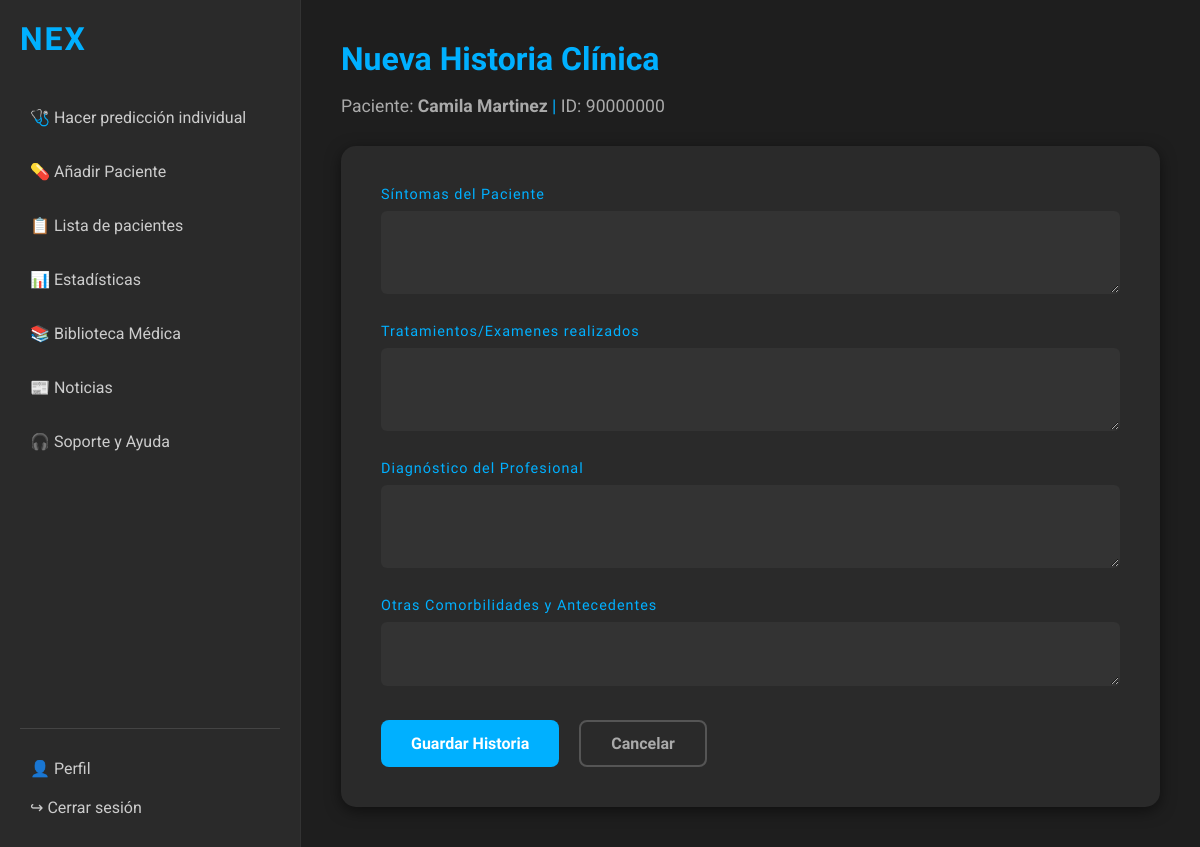
/agregar_historia_clinica/15/, run on the app's committed database.
### myapp/models.py (models this page shows, shortened)
class Paciente(models.Model):
    TIPO_ID_CHOICES = (
        ('CC', 'Cédula de Ciudadanía'),
        ('TI', 'Tarjeta de Identidad'),
        ('CE', 'Cédula de Extranjería'),
        ('PA', 'Pasaporte'),
    )
    ESTADO_CIVIL_CHOICES = (
        ('SOLTERO', 'Soltero/a'),
        ('CASADO', 'Casado/a'),
        ('DIVORCIADO', 'Divorciado/a'),
        ('VIUDO', 'Viudo/a'),
        ('UNION_LIBRE', 'Unión Libre'),
    )
    SEXO_CHOICES = (
        ('M', 'Masculino'),
        ('F', 'Femenino'),
        ('O', 'Otro'),
    )
    tipo_identificacion = models.CharField(
        max_length=3,
        choices=TIPO_ID_CHOICES,
        default='CC',
        verbose_name="Tipo de Identificación"
    )
    numero_identificacion = models.CharField(
        max_length=20,
        unique=True,
        verbose_name="Número de Identificación"
    )
    primer_nombre = models.CharField(max_length=100, verbose_name="Primer Nombre")
    segundo_nombre = models.CharField(
        max_length=100,
        blank=True,
        null=True,
        verbose_name="Segundo Nombre"
    )
    primer_apellido = models.CharField(max_length=100, verbose_name="Primer Apellido")
    segundo_apellido = models.CharField(
        max_length=100,
        blank=True,
        null=True,
        verbose_name="Segundo Apellido"
    )
    estado_civil = models.CharField(
        max_length=15,
        choices=ESTADO_CIVIL_CHOICES,
        verbose_name="Estado Civil"
    )
    fecha_nacimiento = models.DateField(verbose_name="Fecha de Nacimiento")
    pais_nacimiento = models.CharField(
        max_length=100,
        default='Colombia',
        verbose_name="País de Nacimiento"
    )
    sexo = models.CharField(
        max_length=1,
        choices=SEXO_CHOICES,
        verbose_name="Sexo"
    )
    direccion_residencia = models.CharField(
        max_length=255,
        verbose_name="Dirección de Residencia"
    )
    telefono = models.CharField(
        max_length=15,
        blank=True,
        null=True,
        verbose_name="Teléfono"
    )
    grupo_etnico = models.CharField(
        max_length=100,
        blank=True,
        null=True,
        verbose_name="Grupo Étnico"
    )
    class Meta:
        verbose_name = "Paciente"
        verbose_name_plural = "Pacientes"
        ordering = ['primer_apellido', 'primer_nombre']
    def calcular_edad(self):
        today = date.today()
        return today.year - self.fecha_nacimiento.year - ((today.month, today.day) < (self.fecha_nacimiento.month, self.fecha_nacimiento.day))
    edad = property(calcular_edad)

### myapp/views.py (the view)
# urls.py: path('agregar_historia_clinica/<int:pk>/', views.agregar_historia_clinica, name='agregar_historia_clinica'),
def agregar_historia_clinica(request, pk):
    paciente = get_object_or_404(Paciente, pk=pk)
    if request.method == 'POST':
        form = HistoriaClinicaForm(request.POST)
        if form.is_valid():
            historia = form.save(commit=False)
            historia.paciente = paciente
            historia.save()
            return redirect('analisis_descrip_clinica', pk=pk)
    else:
        form = HistoriaClinicaForm()
    context = {
        'form': form,
        'paciente': paciente
    }
    return render(request, 'agregar_historia_clinica.html', context)

### myapp/forms.py
class HistoriaClinicaForm(forms.ModelForm):
    class Meta:
        model = HistoriaClinica
        fields = [
            'sintomas_actuales',
            'tratamientos_actuales',
            'diagnostico_principal',
            'otras_comorbilidades'
        ]
        widgets = {
            'sintomas_actuales': forms.Textarea(attrs={'class': 'form-control', 'rows': 3}),
            'tratamientos_actuales': forms.Textarea(attrs={'class': 'form-control', 'rows': 3}),
            'diagnostico_principal': forms.Textarea(attrs={'class': 'form-control', 'rows': 3}),
            'otras_comorbilidades': forms.Textarea(attrs={'class': 'form-control', 'rows': 2}),
        }
        labels = {
            'diagnostico_principal': 'Diagnóstico del Profesional',
        }

### myapp/templates/agregar_historia_clinica.html (shortened to what this page needs)
<!DOCTYPE html>
<html lang="es">
<head>
</head>
<body>
    <div class="layout-container">
        <aside class="sidebar">
            <div class="logo-nex">NEX</div>
            <ul class="nav-menu">
                <li class="nav-item">
                    <a href="#" class="nav-link">🩺 Hacer predicción individual</a>
                </li>
                <li class="nav-item">
                    <a href="{% url 'crear_paciente' %}" class="nav-link">💊 Añadir Paciente</a>
                </li>
                <li class="nav-item">
                    <a href="{% url 'lista_pacientes' %}" class="nav-link">📋 Lista de pacientes</a>
                </li>
                <li class="nav-item">
                    <a href="#" class="nav-link">📊 Estadísticas</a>
                </li>
                <li class="nav-item">
                    <a href="#" class="nav-link">📚 Biblioteca Médica</a>
                </li>
                <li class="nav-item">
                    <a href="#" class="nav-link">📰 Noticias</a>
                </li>
                <li class="nav-item">
                    <a href="#" class="nav-link">🎧 Soporte y Ayuda</a>
                </li>
            </ul>
            <div class="sidebar-footer">
                <a href="#" class="nav-link">👤 Perfil</a>
                <a href="#" class="nav-link">↪ Cerrar sesión</a>
            </div>
        </aside>
        <main class="main-content">
            <h1 class="page-title">Nueva Historia Clínica</h1>
            <p class="subtitle">
                Paciente: <strong>{{ paciente.primer_nombre }} {{ paciente.primer_apellido }}</strong>
                <span style="color: var(--color-azul-electrico);">|</span>
                ID: {{ paciente.numero_identificacion }}
            </p>
            <div class="form-card">
                <form method="post">
                    {% for field in form %}
                    <div class="form-group">
                        <label for="{{ field.id_for_label }}">{{ field.label }}</label>
                        {{ field }}
                    </div>
                    {% endfor %}
                    <div class="btn-container">
                        <button type="submit" class="btn btn-primary">Guardar Historia</button>
                        <a href="{% url 'lista_pacientes' %}" class="btn btn-secondary">Cancelar</a>
                    </div>
                </form>
            </div>
        </main>
    </div>
</body>
</html>

### myapp/templates/agregar_historia_clinica.html (style rules this page uses)
:root { --fondo-oscuro: #1E1E1E; --fondo-claro: #2A2A2A; --color-letra: white; --color-azul-electrico: #00B0FF; --color-azul-transicion-botones: #0086CC; --color-inputs: #333333; --letra-titulos: 'Orbitron', sans-serif; --letra-normal: 'Roboto', sans-serif; }
body, html { margin: 0; padding: 0; font-family: var(--letra-normal); background-color: var(--fondo-oscuro); color: var(--color-letra); height: 100%; overflow-x: hidden; }
.layout-container { display: flex; min-height: 100vh; }
.sidebar { width: 260px; background-color: var(--fondo-claro); padding: 20px; display: flex; flex-direction: column; border-right: 1px solid #333; flex-shrink: 0; }
.logo-nex { font-family: var(--letra-titulos); font-size: 2em; color: var(--color-azul-electrico); font-weight: bold; margin-bottom: 40px; letter-spacing: 2px; }
.nav-menu { list-style: none; padding: 0; margin: 0; flex-grow: 1; }
.nav-item { margin-bottom: 15px; }
.nav-link { text-decoration: none; color: #ccc; font-size: 1rem; display: flex; align-items: center; padding: 10px; border-radius: 8px; transition: all 0.3s ease; }
.sidebar-footer { margin-top: auto; border-top: 1px solid #444; padding-top: 20px; }
.main-content { flex-grow: 1; padding: 40px; background-color: var(--fondo-oscuro); }
h1.page-title { font-family: var(--letra-titulos); color: var(--color-azul-electrico); margin-top: 0; margin-bottom: 10px; }
p.subtitle { color: #aaa; margin-bottom: 30px; font-size: 1.1em; }
.form-card { background-color: var(--fondo-claro); padding: 40px; border-radius: 15px; max-width: 800px; box-shadow: 0 4px 15px rgba(0,0,0,0.5); }
.form-group { margin-bottom: 25px; }
label { display: block; margin-bottom: 8px; font-family: var(--letra-titulos); font-size: 0.9em; color: var(--color-azul-electrico); letter-spacing: 1px; }
input[type="text"], input[type="email"], input[type="number"], textarea, select { width: 100%; background-color: var(--color-inputs); border: 1px solid transparent; color: var(--color-letra); padding: 12px 15px; border-radius: 6px; font-family: var(--letra-normal); font-size: 1rem; box-sizing: border-box; transition: border 0.3s ease; }
.btn-container { display: flex; gap: 20px; margin-top: 30px; }
.btn { padding: 12px 30px; border-radius: 8px; font-family: var(--letra-titulos); font-weight: bold; text-decoration: none; cursor: pointer; border: none; font-size: 1rem; transition: background 0.3s ease, transform 0.1s; }
.btn-primary { background-color: var(--color-azul-electrico); color: white; }
.btn-secondary { background-color: transparent; border: 2px solid #555; color: #aaa; }

### data on the page
Paciente: primer_nombre "Camila", primer_apellido "Martinez", numero_identificacion "90000000"

### other printed values
{{ field.label }} "Síntomas del Paciente" "Tratamientos/Examenes realizados" "Diagnóstico del Profesional" "Otras Comorbilidades y Antecedentes"
